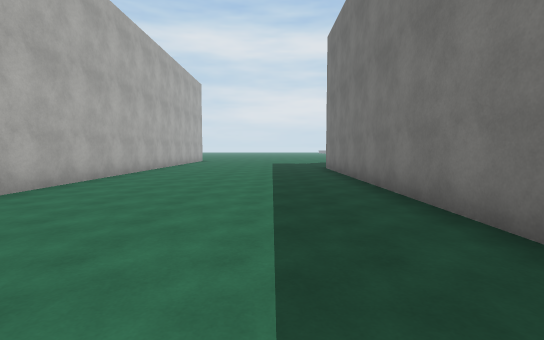
[1] (above)

20 first-person views from a walk through a 3-D level made in the Unity game engine. The camera is 1.4 m above the floor, tilts 4° down and sees 85° across. The floor is counted in squares, 2 m on a side. Each view is taken from the middle of a square. On the plan, view 1 faces up. The plan holds only what a view shows up to about 10 squares ahead; the rest is blank. The place goes on beyond the plan. Some surface patterns are stand-ins.

[2]
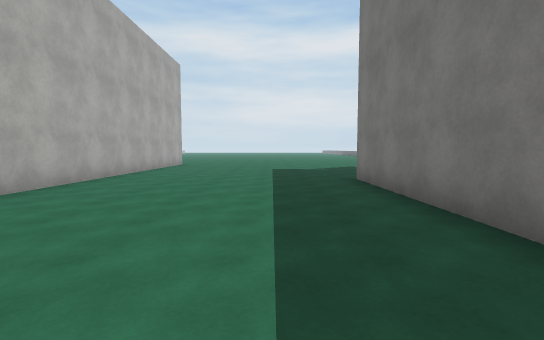

[3]
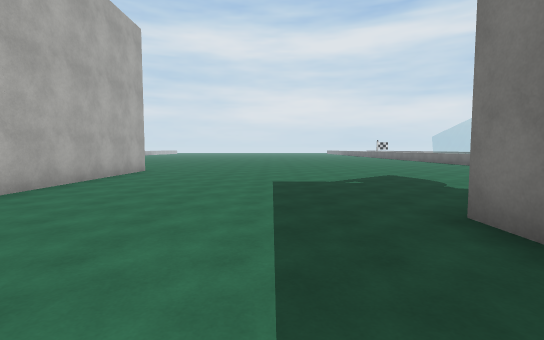

[4]
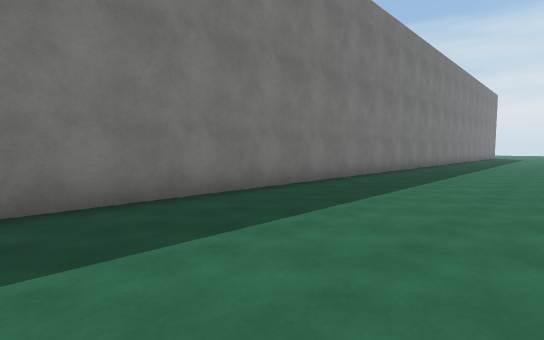

[5]
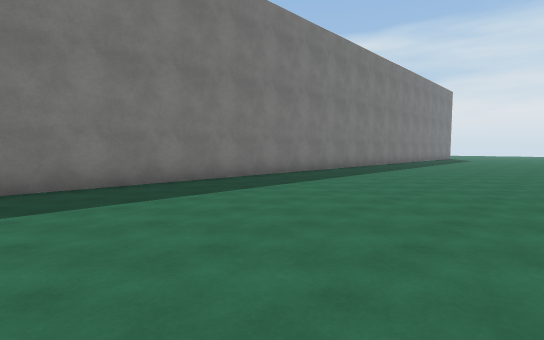

[6]
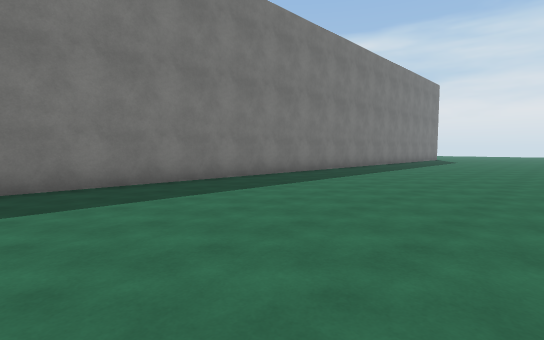

[7]
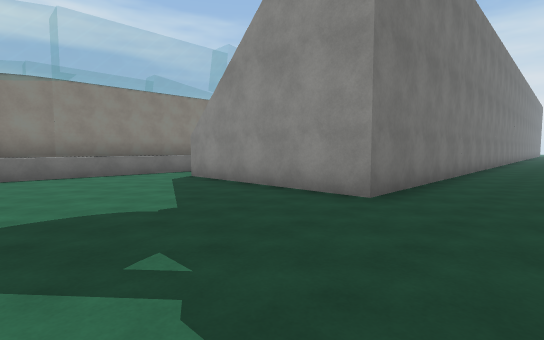

[8]
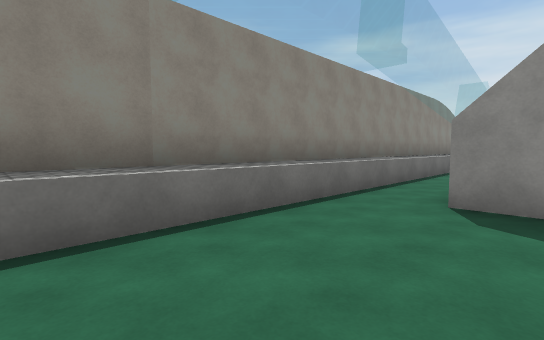

[9]
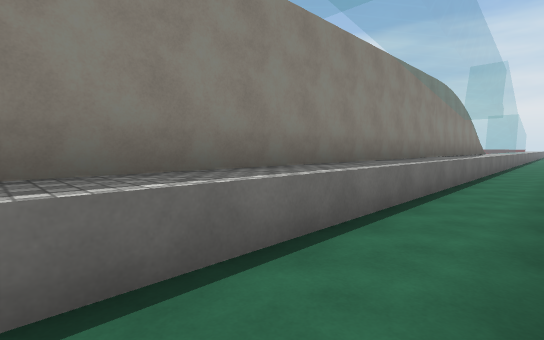

[10]
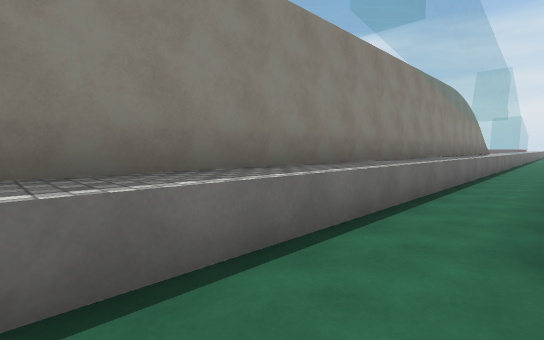

[11]
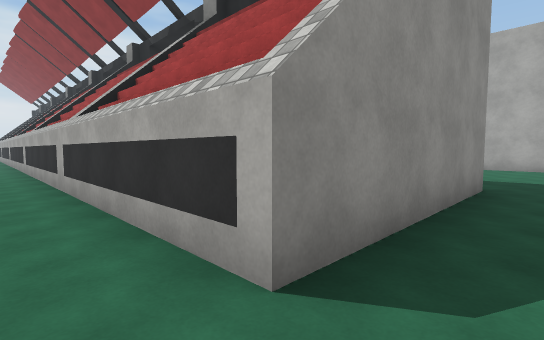

[12]
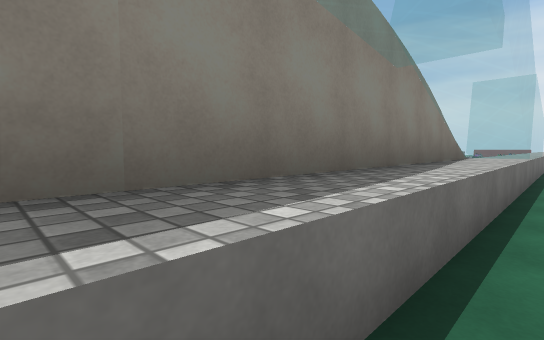

[13]
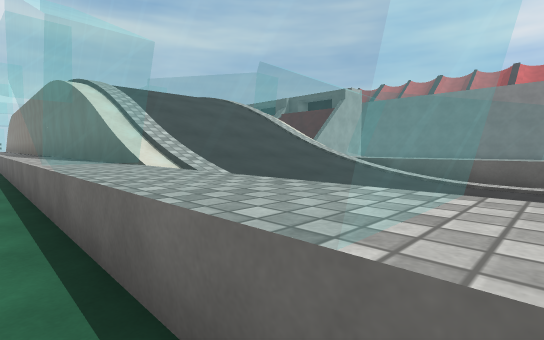

[14]
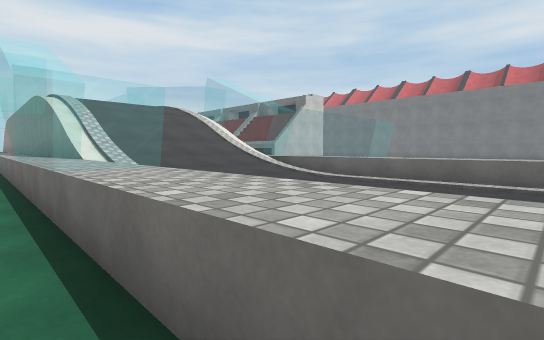

[15]
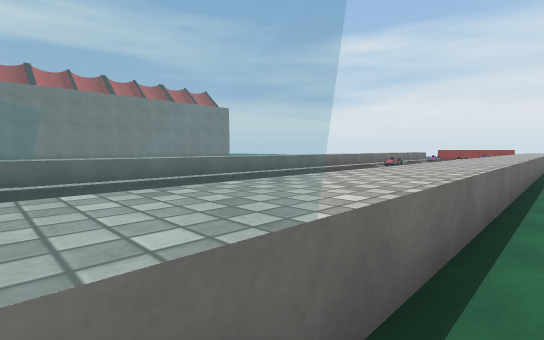

[16]
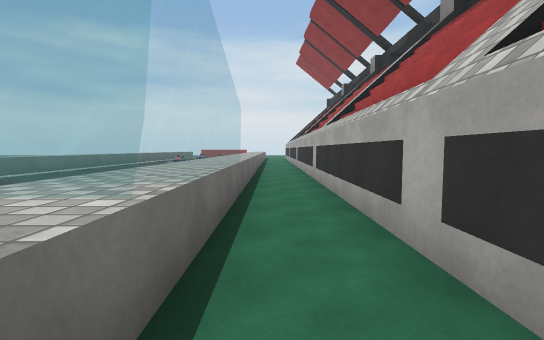

[17]
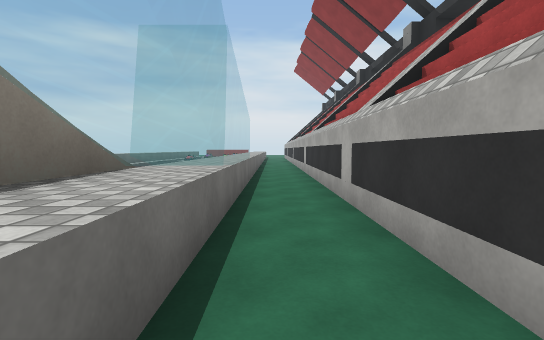

[18]
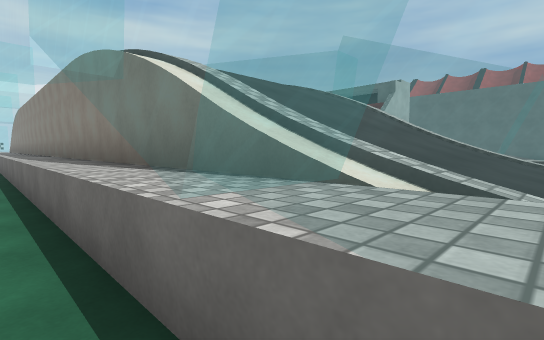

[19]
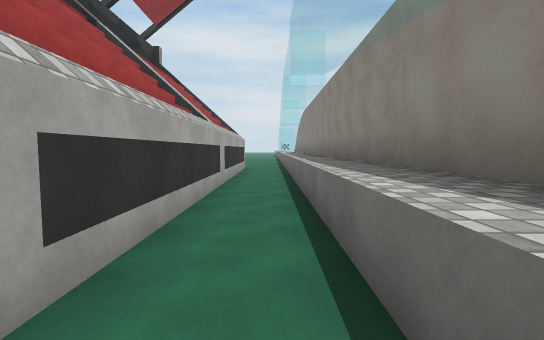

[20]
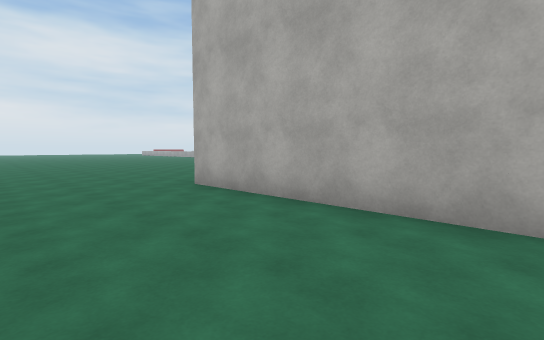

### Floor plan
Key: @ floor where view 1 was taken; # wall or solid block; . floor; / step, stairs or slope; = window, fence, low wall or low ledge; ^ raised ledge.
Columns run from 4 left of view 1 to 15 right of it. Each row starts with its distance up from view 1.
 15 #............=
 14 #............=/
 13 #............=/
 12 #............=/
 11 #.....######.=/
 10 #.....#    #.=/
  9 #.....#    #.=/
  8 #.....#    #.=/
  7 #.....#    #.=/
  6 #.....#    #.=/
  5 #.....#    #.=/
  4 #.....#    #.=/
  3 #.....#    #.=/    =
  2 ......#    #.=/    =
  1 ......#    #.=/////=
  0 ....@.#    #.=/////=
 -1 ......#    #.=/////=
 -2 ......#    #.=/////=
 -3 ......#    #.=/////=
 -4 ......#    #.=/////=
 -5 ......#    #.=  ///=
 -6 ......#    #.=   ./=
 -7 ......#    #.^   ./^
 -8 ......#    #.^   ./^
 -9 ......#    #.^   ./^
-10 ......#    #.^   ./^
-11 ......#    #.^   ./^

Positions as (right, up) in squares from view 1, and headings:
1: (0, 0), facing up
2: (0, 4), facing up
3: (0, 8), facing up
4: (-2, 4), facing down-right
5: (-4, 0), facing down-right
6: (-4, -3), facing down-right
7: (0, 15), facing down-right
8: (6, 15), facing down-right
9: (7, 12), facing down-right
10: (7, 13), facing down-right
11: (8, 12), facing down-left
12: (8, 4), facing down-right
13: (8, -7), facing up-right
14: (8, -10), facing up-right
15: (8, -6), facing down-right
16: (8, -2), facing down
17: (8, 0), facing down
18: (8, -4), facing up-right
19: (8, 0), facing up
20: (-1, 8), facing down-left
